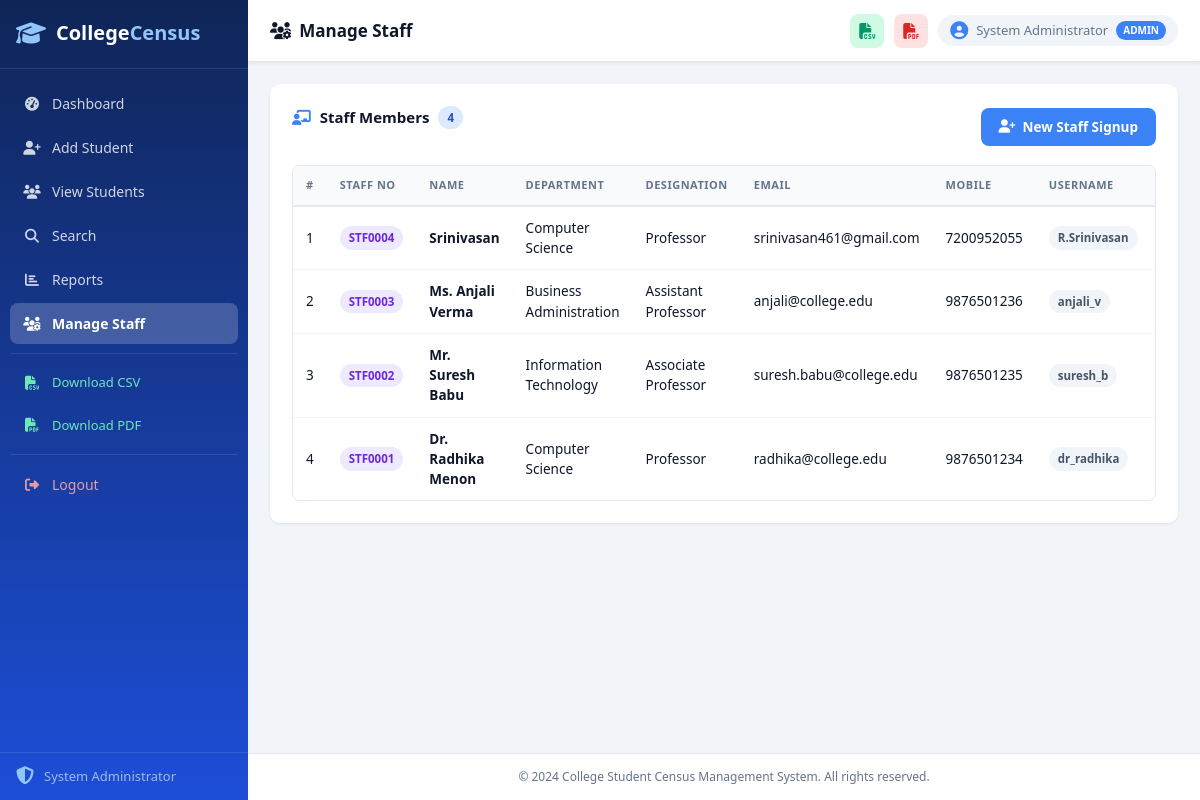
/manage_staff (signed in), run on the app's committed database.
### tables this page shows
CREATE TABLE staff (
            staff_id   INTEGER PRIMARY KEY AUTOINCREMENT,
            staff_no   TEXT NOT NULL UNIQUE,
            full_name  TEXT NOT NULL,
            email      TEXT NOT NULL UNIQUE,
            department TEXT NOT NULL,
            designation TEXT NOT NULL,
            mobile     TEXT NOT NULL,
            username   TEXT NOT NULL UNIQUE,
            password   TEXT NOT NULL,
            created_at TEXT DEFAULT CURRENT_TIMESTAMP
        );

### app.py (the view)
@app.route('/manage_staff')
@admin_required
def manage_staff():
    conn = get_db()
    staff_list = conn.execute('SELECT * FROM staff ORDER BY staff_id DESC').fetchall()
    conn.close()
    return render_template('manage_staff.html', staff_list=staff_list)

### app.py (called while the page is built)
def get_db():
    conn = sqlite3.connect(DB_PATH)
    conn.row_factory = sqlite3.Row
    return conn

def admin_required(f):
    @wraps(f)
    def d(*a, **kw):
        if 'admin' not in session:
            flash('Admin login required.', 'warning')
            return redirect(url_for('admin_login'))
        return f(*a, **kw)
    return d

### templates/manage_staff.html (shortened to what this page needs)
{% extends "base.html" %}
{% block page_title %}<i class="fa-solid fa-users-gear"></i> Manage Staff{% endblock %}
{% block content %}
<div class="section-card">
  <div class="section-header">
    <h2 class="section-title"><i class="fa-solid fa-chalkboard-user"></i> Staff Members <span class="badge badge-blue">{{ staff_list|length }}</span></h2>
    <a href="{{ url_for('staff_signup') }}" class="btn btn-primary" target="_blank"><i class="fa-solid fa-user-plus"></i> New Staff Signup</a>
  </div>
  {% if staff_list %}
  <div class="table-wrap">
    <table class="data-table">
      <thead><tr><th>#</th><th>Staff No</th><th>Name</th><th>Department</th><th>Designation</th><th>Email</th><th>Mobile</th><th>Username</th><th>Joined</th><th>Action</th></tr></thead>
      <tbody>
      {% for st in staff_list %}
        <tr>
          <td>{{ loop.index }}</td>
          <td><span class="badge badge-purple">{{ st.staff_no }}</span></td>
          <td class="font-medium">{{ st.full_name }}</td>
          <td>{{ st.department }}</td>
          <td>{{ st.designation }}</td>
          <td>{{ st.email }}</td>
          <td>{{ st.mobile }}</td>
          <td><span class="badge badge-gray">{{ st.username }}</span></td>
          <td>{{ st.created_at[:10] if st.created_at else '—' }}</td>
        </tr>
      {% endfor %}
      </tbody>
    </table>
  </div>
  {% else %}
  <div class="empty-state"><i class="fa-solid fa-users-slash"></i><p>No staff registered yet.</p></div>
  {% endif %}
</div>
{% endblock %}

### css/style.css (style rules this page uses)
*, *::before, *::after { box-sizing: border-box; margin: 0; padding: 0; }
:root { --blue: #3b82f6; --blue-d: #1d4ed8; --green: #10b981; --pink: #ec4899; --purple: #8b5cf6; --orange: #f97316; --teal: #14b8a6; --red: #ef4444; --yellow: #f59e0b; --indigo: #6366f1; --sidebar-w: 248px; --topbar-h: 62px; --bg: #f1f5f9; --surface: #ffffff; --border: #e2e8f0; --text: #0f172a; --muted: #64748b; --shadow-sm: 0 1px 3px rgba(0,0,0,.08); --shadow: 0 4px 16px rgba(0,0,0,.1); --shadow-lg: 0 8px 32px rgba(0,0,0,.14); --radius: 10px; --radius-lg: 16px; --font: 'Segoe UI', system-ui, sans-serif; }
body { font-family: var(--font); background: var(--bg); color: var(--text); line-height: 1.5; }
.section-card { background: var(--surface); border-radius: var(--radius); padding: 22px; box-shadow: var(--shadow-sm); margin-bottom: 22px; }
.section-header { display: flex; align-items: center; justify-content: space-between; flex-wrap: wrap; gap: 10px; margin-bottom: 18px; }
.section-title { font-size: 15px; font-weight: 700; display: flex; align-items: center; gap: 9px; color: var(--text); margin-bottom: 18px; flex-wrap: wrap; }
.section-title i { color: var(--blue); }
.table-wrap { overflow-x: auto; border-radius: 8px; border: 1px solid var(--border); }
.data-table { width: 100%; border-collapse: collapse; font-size: 13.5px; }
.data-table thead { background: #f8fafc; }
.data-table th { padding: 11px 13px; text-align: left; font-size: 11px; font-weight: 700; color: var(--muted); text-transform: uppercase; letter-spacing: .5px; white-space: nowrap; border-bottom: 2px solid var(--border); }
.data-table td { padding: 11px 13px; border-bottom: 1px solid #f1f5f9; vertical-align: middle; }
.data-table tbody tr:last-child td { border-bottom: none; }
.font-medium { font-weight: 600; }
.badge { display: inline-flex; align-items: center; padding: 3px 9px; border-radius: 20px; font-size: 11.5px; font-weight: 600; white-space: nowrap; }
.badge-blue { background: #dbeafe; color: #1d4ed8; }
.badge-gray { background: #f1f5f9; color: #475569; }
.badge-purple { background: #ede9fe; color: #6d28d9; }
.btn { display: inline-flex; align-items: center; gap: 7px; padding: 9px 18px; border-radius: 8px; font-size: 13.5px; font-weight: 600; cursor: pointer; border: none; text-decoration: none; transition: background .18s, transform .1s, box-shadow .18s; }
.btn-primary { background: var(--blue); color: #fff; }

### data on the page
staff: staff_no "STF0004", full_name "Srinivasan", department "Computer Science", designation "Professor", email "srinivasan461@gmail.com", mobile "7200952055", username "R.Srinivasan"
staff: staff_no "STF0003", full_name "Ms. Anjali Verma", department "Business Administration", designation "Assistant Professor", email "anjali@college.edu", mobile "9876501236", username "anjali_v"
staff: staff_no "STF0002", full_name "Mr. Suresh Babu", department "Information Technology", designation "Associate Professor", email "suresh.babu@college.edu", mobile "9876501235", username "suresh_b"
staff: staff_no "STF0001", full_name "Dr. Radhika Menon", department "Computer Science", designation "Professor", email "radhika@college.edu", mobile "9876501234", username "dr_radhika"

### other printed values
{{ session.get('admin_name') or session.get('staff_name','Staff') }} "System Administrator"
{{ 'Admin' if session.get('admin') else 'Staff' }} "ADMIN"
{{ staff_list|length }} "4"
